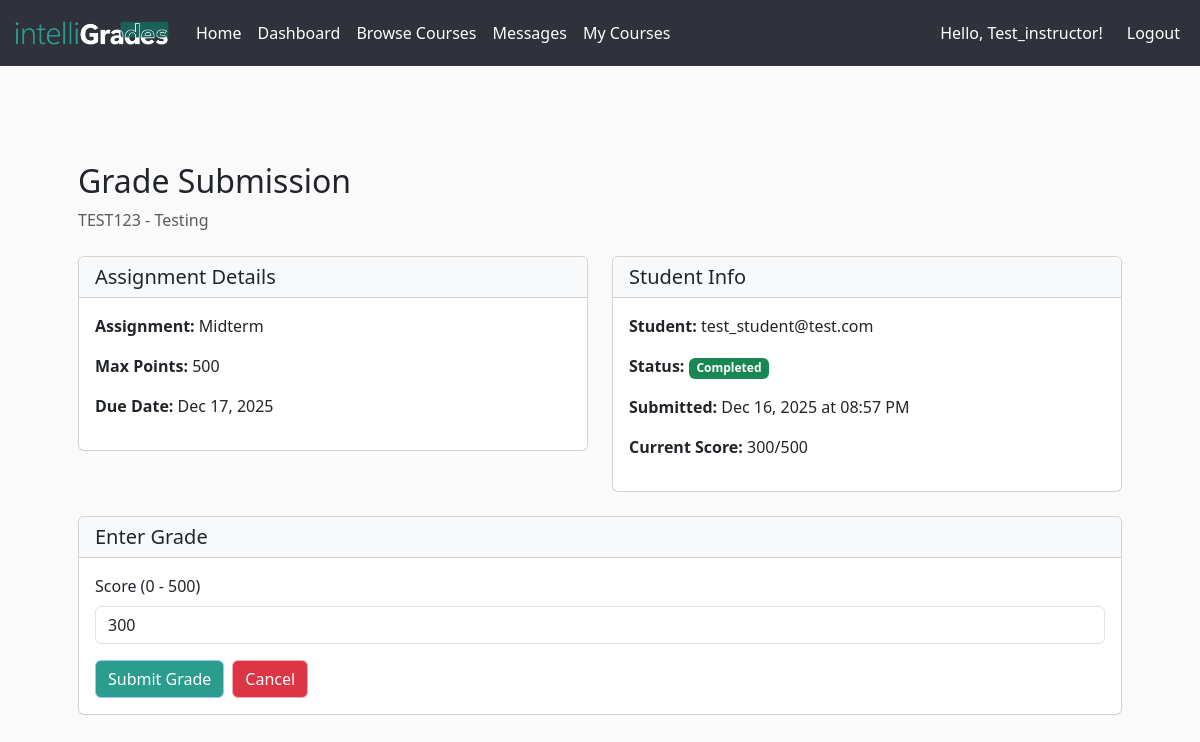
The app's page /assignments/1/grade/4 (signed in), older data.
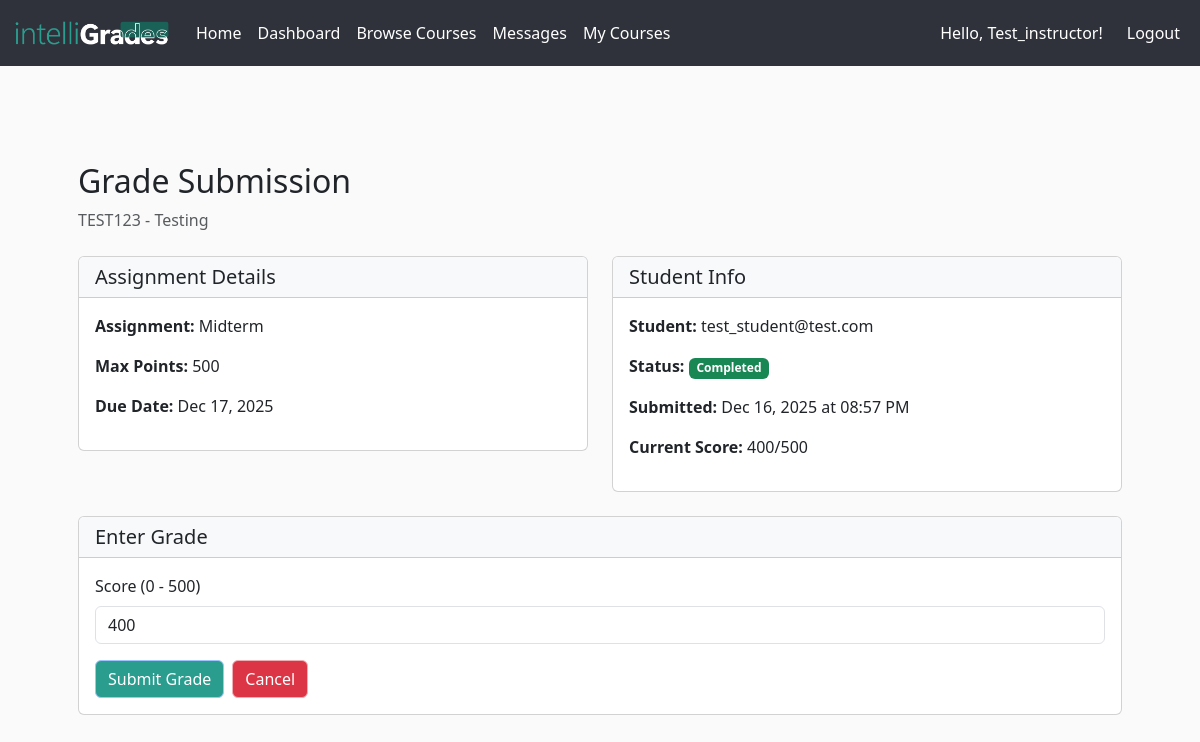
The same page, newer data.
### app/models.py (models this page shows, shortened)
class StudentAssignment(db.Model):
    __tablename__ = "student_assignments"
    STATUS_NOT_STARTED = "Not Started"
    STATUS_IN_PROGRESS = "In Progress"
    STATUS_COMPLETED = "Completed"
    id = db.Column(db.Integer, primary_key=True)
    user_id = db.Column(db.Integer, db.ForeignKey('users.id'), nullable=False)
    assignment_id = db.Column(db.Integer, db.ForeignKey('assignments.id'), nullable=False)
    status = db.Column(db.String(32), default=STATUS_NOT_STARTED, nullable=False)
    score = db.Column(db.Integer, nullable=True)  # Grade received (if graded)
    completed_at = db.Column(db.DateTime, nullable=True)
    updated_at = db.Column(db.DateTime, default=datetime.utcnow, onupdate=datetime.utcnow)
    user = db.relationship('User', backref='student_assignments')
    assignment = db.relationship('Assignment', back_populates='student_assignments')
    __table_args__ = (
        db.UniqueConstraint('user_id', 'assignment_id', name='unique_user_assignment'),
    )

### app/assignments/routes.py (the view, shortened to what this page needs)
@assignments_bp.route('/<int:assignment_id>/grade/<int:student_id>', methods=['GET', 'POST'])
@login_required
@roles_required(User.ROLE_PROFESSOR, User.ROLE_ADMIN)
def grade_submission(assignment_id, student_id):
    assignment = Assignment.query.get_or_404(assignment_id)
    course = assignment.course
    student = User.query.get_or_404(student_id)
    if not (course.professor_id == current_user.id or current_user.is_admin):
        flash("You don't have access to grade this submission.", 'danger')
        return redirect(url_for('courses.course_dashboard', course_id=course.id))
    student_assignment = StudentAssignment.query.filter_by(
        assignment_id=assignment_id,
        user_id=student_id
    ).first()
    if not student_assignment:
        flash("This student hasn't submitted this assignment yet.", 'warning')
        return redirect(url_for('assignments.assignment_submissions', assignment_id=assignment_id))
    form = GradeForm()
    if request.method == 'GET' and student_assignment.score is not None:
        form.score.data = student_assignment.score
    return render_template(
        'assignments/grade_submission.html',
        form=form,
        assignment=assignment,
        course=course,
        student=student,
        student_assignment=student_assignment
    )

### app/assignments/grade_form.py
class GradeForm(FlaskForm):
    score = IntegerField('Score', validators=[InputRequired(message="Score is required"), NumberRange(min=0, message="Score must be at least 0")])
    submit = SubmitField('Submit Grade', render_kw={"class": "btn btn-primary border-primary-subtle"})

### app/__init__.py (called while the page is built)
@create_app.context_processor
def inject_notifications():
    if current_user.is_authenticated:
        return {
            "notifications": [
                {"message": "You haven’t checked Week 3 notes."},
                {"message": "New message in CMPE 102 discussion board."}
            ]
        }
    return {"notifications": []}

@login_manager.user_loader
def load_user(user_id):
    return User.query.get(int(user_id))

### app/models.py (called while the page is built)
    @property
    def is_student(self):
        return self.role == self.ROLE_STUDENT

    @property
    def is_professor(self):
        return self.role == self.ROLE_PROFESSOR

    @property
    def is_admin(self):
        return self.role == self.ROLE_ADMIN

### app/assignments/templates/assignments/grade_submission.html (shortened to what this page needs)
{% extends "base.html" %} {% block body %}
<div class="container mt-5">
  <div class="mb-4">
    <h2>Grade Submission</h2>
    <p class="text-muted mb-0">{{ course.code }} - {{ course.title }}</p>
  </div>
  <div class="row">
    <div class="col-md-6">
      <div class="card">
        <div class="card-header bg-light">
          <h5 class="mb-0">Assignment Details</h5>
        </div>
        <div class="card-body">
          <p><strong>Assignment:</strong> {{ assignment.title }}</p>
          <p><strong>Max Points:</strong> {{ assignment.max_points }}</p>
          <p>
            <strong>Due Date:</strong>
            {% if assignment.due_date %} {{ assignment.due_date.strftime('%b %d,
            %Y') }} {% else %} No due date {% endif %}
          </p>
        </div>
      </div>
    </div>
    <div class="col-md-6">
      <div class="card">
        <div class="card-header bg-light">
          <h5 class="mb-0">Student Info</h5>
        </div>
        <div class="card-body">
          <p><strong>Student:</strong> {{ student.email }}</p>
          <p>
            <strong>Status:</strong>
            {% if student_assignment.status == 'Completed' %}
            <span class="badge bg-success">Completed</span>
            {% elif student_assignment.status == 'In Progress' %}
            <span class="badge bg-warning text-dark">In Progress</span>
            {% else %}
            <span class="badge bg-secondary">Not Started</span>
            {% endif %}
          </p>
          <p>
            <strong>Submitted:</strong>
            {% if student_assignment.completed_at %} {{
            student_assignment.completed_at.strftime('%b %d, %Y at %I:%M %p') }}
            {% else %} Not submitted {% endif %}
          </p>
          <p>
            <strong>Current Score:</strong>
            {% if student_assignment.score is not none %} {{
            student_assignment.score }}/{{ assignment.max_points }} {% else %}
            Not graded {% endif %}
          </p>
        </div>
      </div>
    </div>
  </div>
  <div class="card mt-4">
    <div class="card-header bg-light">
      <h5 class="mb-0">Enter Grade</h5>
    </div>
    <div class="card-body">
      <form method="POST">
        <div class="mb-3">
          <label class="form-label"
            >Score (0 - {{ assignment.max_points }})</label
          >
          {{ form.score(class="form-control", min="0",
          max=assignment.max_points, placeholder="Enter score") }}
        </div>
        <div class="d-flex gap-2">
          {{ form.submit }}
          <a
            href="{{ url_for('assignments.assignment_submissions', assignment_id=assignment.id) }}"
            class="btn btn-danger border-danger-subtle"
          >
            Cancel
          </a>
        </div>
      </form>
    </div>
  </div>
</div>
{% endblock %}

Row changes from the older to the newer data that the page shows:
changed StudentAssignment: score "300" → "400"
